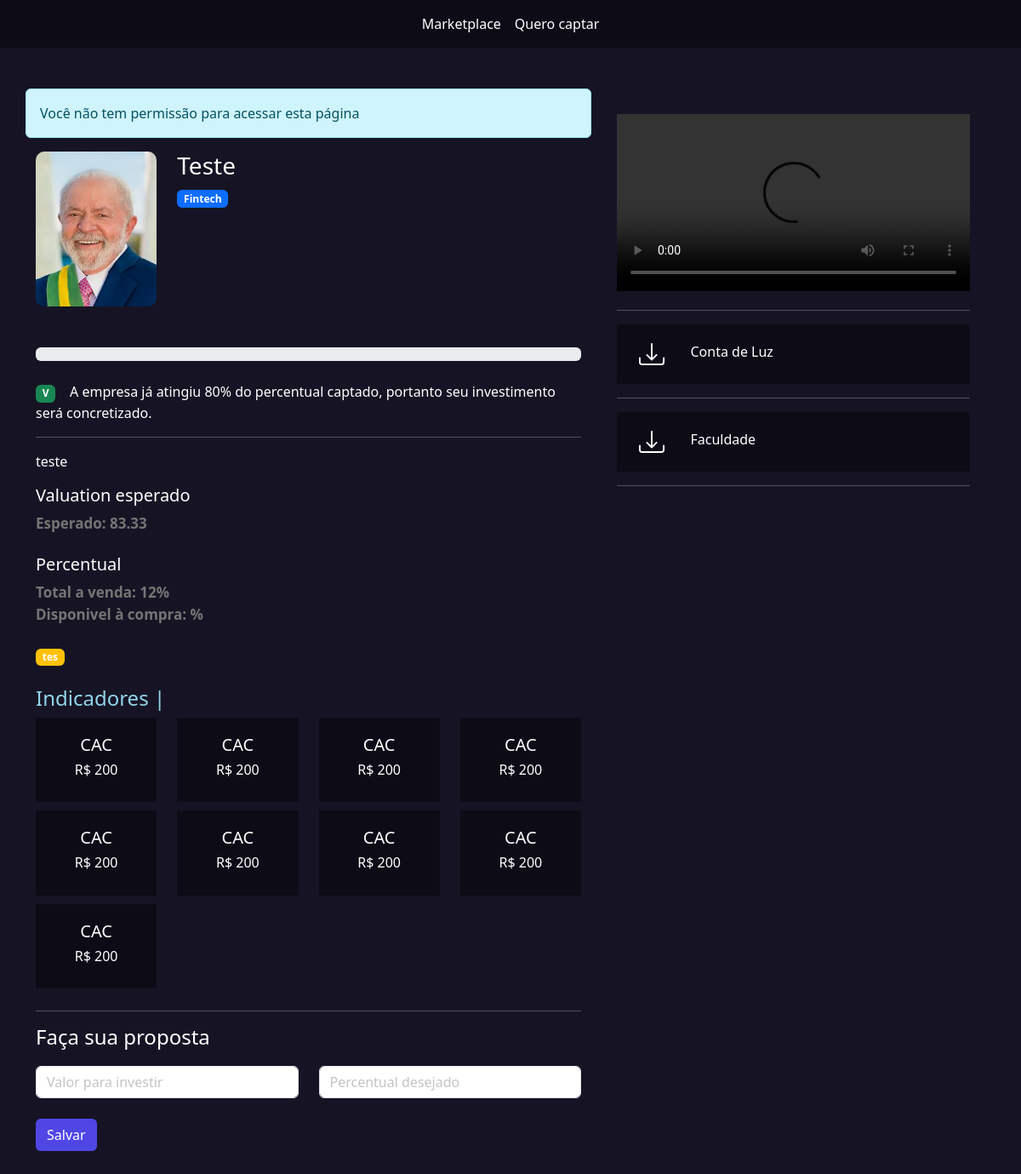
Page /investidores/ver_empresa/1 on the committed database.
### empresarios/models.py (models this page shows, shortened)
class Empresas(models.Model):
    tempo_existencia_choices = (
    ('-6', 'Menos de 6 meses'),
    ('+6', 'Mais de 6 meses'),
    ('+1', 'Mais de 1 ano'),
    ('+5', 'Mais de 5 anos')
    )
    estagio_choices = (
    ('I', 'Tenho apenas uma idea'),
    ('MVP', 'Possuo um MVP'),
    ('MVPP', 'Possuo um MVP com clientes pagantes'),
    ('E', 'Empresa pronta para escalar'),
    )
    area_choices = (
    ('ED', 'Ed-tech'),
    ('FT', 'Fintech'),
    ('AT', 'Agrotech'),
    )
    user = models.ForeignKey(User, on_delete=models.DO_NOTHING)
    nome = models.CharField(max_length=50)
    cnpj = models.CharField(max_length=30)
    site = models.URLField()
    tempo_existencia = models.CharField(max_length=2, choices=tempo_existencia_choices, default='-6')
    descricao = models.TextField()
    data_final_captacao = models.DateField()
    percentual_equity = models.IntegerField() # Percentual esperado
    estagio = models.CharField(max_length=4, choices=estagio_choices, default='I')
    area = models.CharField(max_length=3, choices=area_choices)
    publico_alvo = models.CharField(max_length=3)
    valor = models.DecimalField(max_digits=9, decimal_places=2) # Valor total a ser vendido
    pitch = models.FileField(upload_to='pitchs')
    logo = models.FileField(upload_to='logo')
    @property
    def valuation(self):
       soma = (100 * self.valor) / self.percentual_equity
       return f'{soma:.2f}'

class Metricas(models.Model):
    empresa = models.ForeignKey(Empresas, on_delete=models.DO_NOTHING)
    titulo = models.CharField(max_length=30)
    valor = models.FloatField()

class Documento(models.Model):
    empresa = models.ForeignKey(Empresas, on_delete=models.DO_NOTHING)
    titulo = models.CharField(max_length=30)
    arquivo = models.FileField(upload_to='documentos')

### investidores/views.py (the view)
# urls.py: path('ver_empresa/<int:id>', views.ver_empresa, name='ver_empresa'),
def ver_empresa(request, id):
    empresa = Empresas.objects.get(id=id)
    documentos = Documento.objects.filter(empresa=empresa)
    metricas = Metricas.objects.filter(empresa=empresa)
    if empresa.user != request.user:
        messages.add_message(request, messages.INFO, 'Você não tem permissão para acessar esta página')
    return render(request, 'ver_empresa.html', {'empresa': empresa, 'documentos': documentos, 'metricas': metricas})

### investidores/templates/ver_empresa.html (shortened to what this page needs)
{% extends "base.html" %}
{% load static %}
{% block 'head' %}
	<link rel="stylesheet" href="{% static 'empresarios/css/listar_empresas.css' %}">
	<link rel="stylesheet" href="{% static 'empresarios/css/empresa.css' %}">
	<link rel="stylesheet" href="{% static 'usuarios/css/usuarios.css' %}">
{% endblock 'head' %}
{% block 'body' %}
    {% include "partials/barra_navegacao.html" %}
    <br><br>
    <div class="container">
        <div class="row">
            <div class="col-md-7">
                <div class="row">
                    {% if messages %}
                        {% for message in messages %}
                            <section class="alert {{message.tags}}">
                                {{message}}
                            </section>
                        {% endfor %}
                    {% endif %}
                    <div class="col-md-3">
                        <img src="{{empresa.logo.url}}" class="foto-empresa" alt="">
                    </div>
                    <div class="col-md">
                        <h3>{{empresa.nome}}</h3>
                        <span class="badge bg-primary">{{empresa.get_area_display}}</span>
                    </div>
                </div>
                <br><br>
                <div class="progress" wtyle="80%">
                </div>
                <br>
                    <span class="badge bg-success">V</span><span>&nbsp &nbsp A empresa já atingiu 80% do percentual captado, portanto seu investimento será concretizado.</span>
                <hr>
                <p>{{empresa.descricao}}</p>
                <div class="col-md">
                    <h5>Valuation esperado</h5>
                    <span class="sub-fonte">Esperado: {{empresa.valuation}}</span>
                    <br>
                    <br>
                    <h5>Percentual</h5>
                    <span class="sub-fonte">Total a venda: {{empresa.percentual_equity}}%</span>
                    <br>
                    <span class="sub-fonte">Disponivel à compra: %</span>
                </div>
                <br>
                <span class="badge bg-warning">{{empresa.publico_alvo}}</span>
                <br><br>
                <h4 style="color: #92D5EB">Indicadores |</h4>
                <div class="row">
                    {% for metrica in metricas %}
                    <div class="col-md-3" >
                        <div class="dark-color" style="padding: 20px; text-align: center; margin-bottom: 10px;" p>
                            <h5>CAC</h5>
                            <h6>R$ 200</h6>
                        </div>
                    </div>
                    {% endfor %}
                </div>
                <hr>
                <div class="row">
                    <h4>Faça sua proposta</h4>
                    <br><br>
                    <div class="col-md">
                        <form action="" method="POST"> {% csrf_token %}
                            <input type="number" name="valor" class="form-control" placeholder="Valor para investir">
                            <br>
                            <input type="submit" class="btn btn-indigo-normal" value="Salvar">
                    </div>
                    <div class="col-md">
                            <input type="number" name="percentual" class="form-control" placeholder="Percentual desejado">
                    </div>
                </div>
            </div>
            <div class="col-md-5 intereses-investimentos">
                <video name='demo' controls autoplay width='100%'>
                    <source src="{{empresa.pitch.url}}" type="video/mp4"></source>
                </video>
                <hr>
                   {% for doc in documentos %}
                    <div class="list_documentos">
                        <div class="row">
                            <div class="col-md-2" style="text-align: center">
                                <a href="{{doc.arquivo.url}}">
                                </a>
                            </div>
                            <div class="col-md-6">{{doc.titulo}}</div>
                            <div class="col-md-4" style="text-align: right;">
                            </div>
                        </div>
                    </div>
                    <hr>
                    {% endfor %}
            </div>
        </div>
    </div>
    <br><br>
{% endblock 'body' %}

### static/geral/css/base.css (style rules this page uses)
:root { --main-color: #161424; --dark-color: #0D0C16; --contrast-color: #4F46E5; }
body { color: white !important; background-color: var(--main-color) !important; }
.dark-color { background-color: var(--dark-color); color: white !important; }

### static/empresarios/css/empresa.css (style rules this page uses)
.intereses-investimentos { min-height: 80vh; padding: 30px }
.foto-empresa { width: 100%; border-radius: 10px; }
.sub-fonte { color:rgb(117, 117, 117); font-size: 17px; font-weight: bold; }
.list_documentos { background-color: var(--dark-color); padding: 20px; }

### static/usuarios/css/usuarios.css (style rules this page uses)
.btn-indigo-normal { background-color: var(--contrast-color); color: white; }

### rows in the picture
Empresas: logo (picture), nome "Teste", area "Fintech", descricao "teste", valuation "83.33", percentual_equity "12", publico_alvo "tes"
Documento: titulo "Conta de Luz"
Documento: titulo "Faculdade"

### other values in the picture
{{ message }} "Você não tem permissão para acessar esta página"
